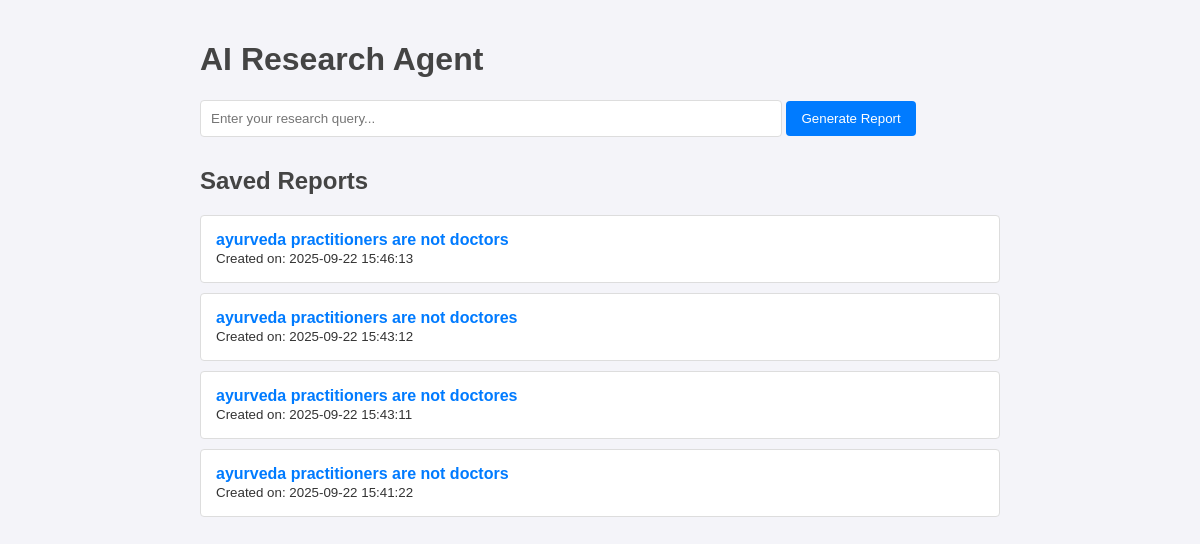
Before: / with the older database file.
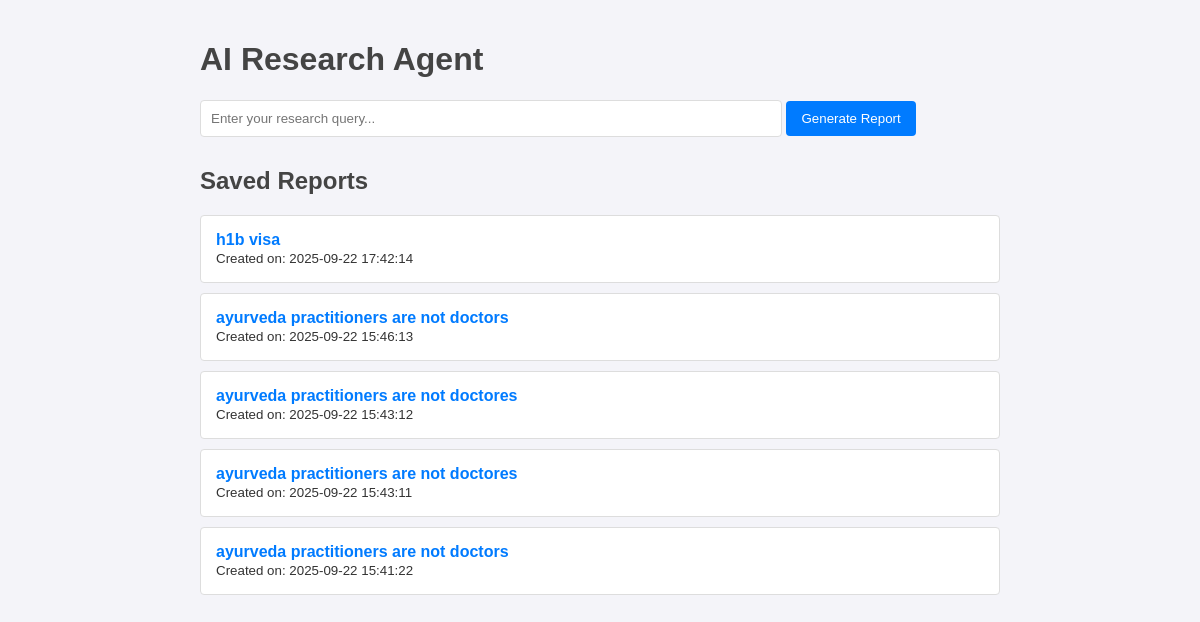
After: the same page with the newer database file.
### tables this page shows
CREATE TABLE reports (
            id INTEGER PRIMARY KEY AUTOINCREMENT,
            query TEXT NOT NULL,
            report_content TEXT NOT NULL,
            sources TEXT NOT NULL,
            created_at TIMESTAMP DEFAULT CURRENT_TIMESTAMP
        );

### app.py (the view)
@app.route("/")
def index():
    reports = db.get_all_reports()
    return render_template("index.html", reports=reports)

### database.py (called while the page is built)
def get_all_reports():
    conn = sqlite3.connect(DB_NAME)
    conn.row_factory = sqlite3.Row
    cursor = conn.cursor()
    cursor.execute("SELECT id, query, created_at FROM reports ORDER BY created_at DESC")
    reports = cursor.fetchall()
    conn.close()
    return reports

### templates/index.html (shortened to what this page needs)
<!DOCTYPE html>
<html lang="en">
<head>
</head>
<body>
    <h1>AI Research Agent</h1>
    <form action="/generate" method="post">
        <input type="text" name="query" placeholder="Enter your research query..." required>
        <button type="submit">Generate Report</button>
    </form>
    <h2>Saved Reports</h2>
    <ul class="report-list">
        {% for report in reports %}
            <li>
                <a href="{{ url_for('view_report', report_id=report.id) }}">{{ report.query }}</a>
                <br>
                <small>Created on: {{ report.created_at }}</small>
            </li>
        {% else %}
            <li>No reports saved yet.</li>
        {% endfor %}
    </ul>
</body>
</html>

### templates/index.html (style rules this page uses)
body { font-family: sans-serif; max-width: 800px; margin: auto; padding: 20px; background-color: #f4f4f9; color: #333; }
h1, h2 { color: #444; }
form { margin-bottom: 30px; }
input[type="text"] { width: 70%; padding: 10px; border: 1px solid #ddd; border-radius: 4px; }
button { padding: 10px 15px; background-color: #007bff; color: white; border: none; border-radius: 4px; cursor: pointer; }
.report-list { list-style: none; padding: 0; }
.report-list li { background-color: #fff; border: 1px solid #ddd; padding: 15px; margin-bottom: 10px; border-radius: 4px; }
.report-list a { text-decoration: none; color: #007bff; font-weight: bold; }

Changed rows visible on the page:
added reports: query "h1b visa", created_at "2025-09-22 17:42:14"
